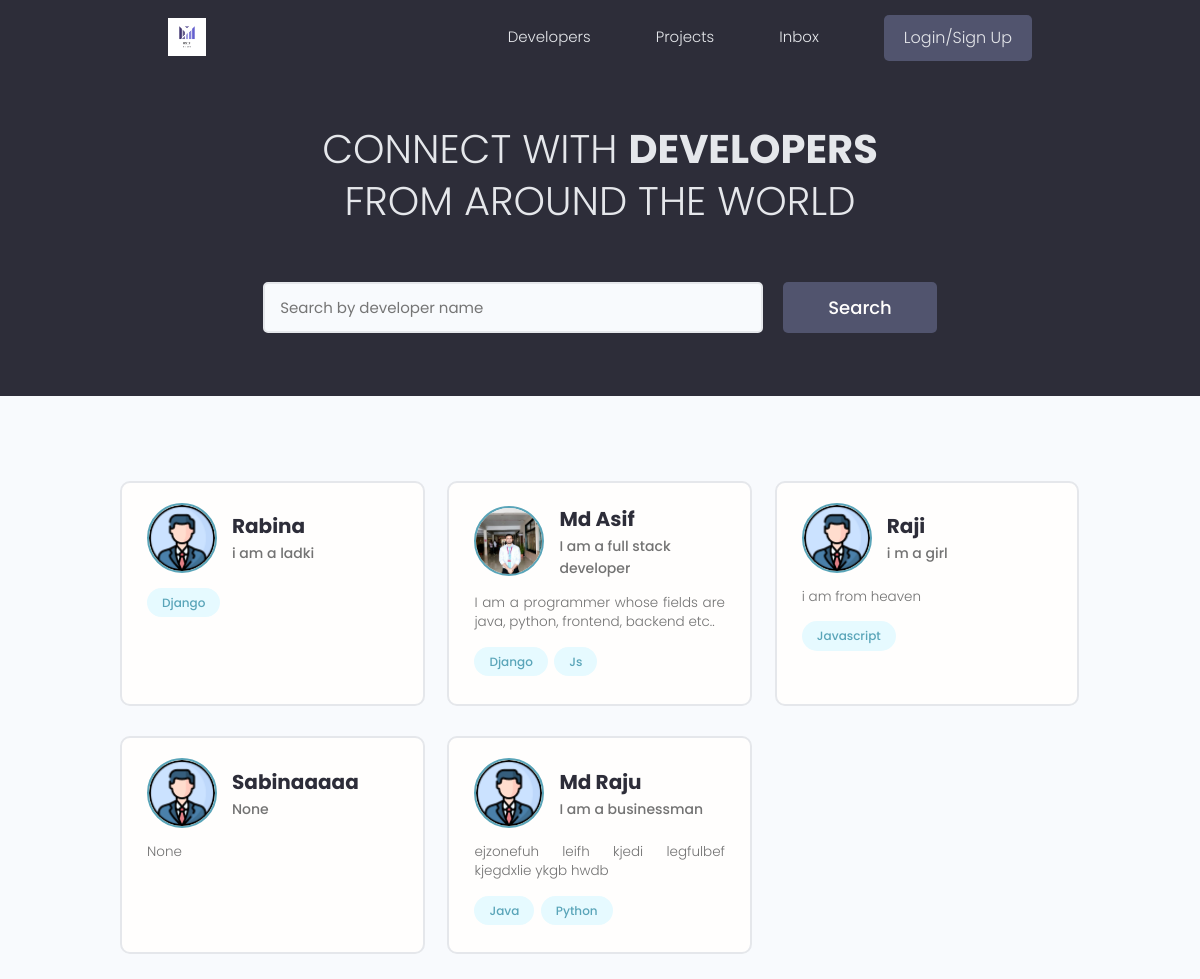
The page / on the database its author committed.
### users/models.py (models this page shows, shortened)
class Profiles(models.Model):
    user = models.OneToOneField(User, on_delete=models.CASCADE,null=True,blank=True)
    name = models.CharField(max_length=200,null=True,blank=True)
    email = models.EmailField(max_length=500,null=True,blank=True)
    username = models.CharField(max_length=200,null=True,blank=True)
    location = models.CharField(max_length=200, blank=True, null=True)
    short_into = models.CharField(max_length=200,null=True,blank=True)
    bio = models.TextField(null=True,blank=True)
    profile_image = models.ImageField(null=True,blank=True,upload_to='profiles/',default="profiles/profile.png")
    social_github = models.CharField(max_length=200,null=True,blank=True)
    social_twitter = models.CharField(max_length=200,null=True,blank=True)
    social_linkedin = models.CharField(max_length=200,null=True,blank=True)
    social_youtube = models.CharField(max_length=200,null=True,blank=True)
    social_website = models.CharField(max_length=200,null=True,blank=True)
    created = models.DateTimeField(auto_now_add=True)
    id = models.UUIDField(default=uuid.uuid4,unique=True, primary_key=True,editable=False)

class Skill(models.Model):
    owner = models.ForeignKey(Profiles, on_delete=models.CASCADE, null=True, blank=True)
    name = models.CharField(max_length=200, blank=True, null=True)
    description = models.TextField(null=True, blank=True)
    created = models.DateTimeField(auto_now_add=True)
    id = models.UUIDField(default=uuid.uuid4, unique=True,
                          primary_key=True, editable=False)
    def __str__(self):
        return str(self.name)

### users/views.py (the view)
# urls.py: path('', views.profiles, name="profiles"),
def profiles(request):
    search_query = ''
    if request.GET.get('search_query'):
         search_query = request.GET.get('search_query')
    skills = Skill.objects.filter(name__icontains = search_query)
    profiles = Profiles.objects.distinct().filter(
        Q(name__icontains = search_query) | Q(short_into__icontains = search_query) | Q(skill__in = skills) )
    context = {'profiles':profiles}
    return render(request,'users/profiles.html',context)

### users/templates/users/profiles.html (shortened to what this page needs)
{% extends 'main.html' %}
{% block content %}
<main class="home">
    <section class="hero-section text-center">
        <div class="container container--narrow">
            <div class="hero-section__box">
                <h2>CONNECT WITH <span>DEVELOPERS</span></h2>
                <h2>FROM AROUND THE WORLD</h2>
            </div>
            <div class="hero-section__search">
                <form id="searchForm" class="form" action="{% url 'profiles' %}" method="get">
                    <div class="form__field">
                        <input class="input input--text" id="formInput#search" type="text" name="search_query"
                            value="{{search_query}}" placeholder="Search by developer name" />
                    </div>
                    <input class="btn btn--sub btn--lg" type="submit" value="Search" />
                </form>
            </div>
        </div>
    </section>
    <section class="devlist">
        <div class="container">
            <div class="grid grid--three">
                {% for profile in profiles %}
                <div class="column card">
                    <div class="dev">
                        <a href="{% url 'user-profile' profile.id %}" class="card__body">
                            <div class="dev__profile">
                                <img class="avatar avatar--md" src="{{ profile.profile_image.url }}" alt="image" />
                                <div class="dev__meta">
                                    <h3>{{profile.name}}</h3>
                                    <h5>{{profile.short_into|slice:"60"}}</h5>
                                </div>
                            </div>
                            <p class="dev__info">{{profile.bio|slice:"150"}}</p>
                            <div class="dev__skills">
                                {% for skill in profile.skill_set.all|slice:"5" %}
                                <span class="tag tag--pill tag--main">
                                    <small>{{skill}}</small>
                                </span>
                                {% endfor %}
                            </div>
                        </a>
                    </div>
                </div>
                {% endfor %}
            </div>
        </div>
    </section>
</main>
{% endblock content %}

### static/styles/app.css (style rules this page uses)
:root { --color-sub: #2d2d39; }
.btn--sub { background-color: var(--color-sub-light); }
.card { border: 2px solid var(--color-light); }
img { width: 100%; }
.hero-section { height: 40vh; display: flex; align-items: center; background-color: var(--color-sub); }
.hero-section__box { margin-bottom: 4rem; }
.hero-section__box > h2, .hero-section__box > h2 > span { font-size: 4rem; color: var(--color-light); line-height: 1.3; text-transform: uppercase; }
.hero-section__box > h2 { font-weight: 300; }
.hero-section__box > h2 > span { font-weight: 700; }
.hero-section__search > .form { display: flex; align-items: center; justify-content: center; gap: 2rem; }
.hero-section__search > .form input.input--text { width: 50rem; }
.devlist { margin-top: 8rem; }
.devlist .grid { align-items: stretch; }
.devlist .dev .dev__profile { display: flex; align-items: center; gap: 1.5rem; }
.devlist .dev .dev__meta h3 { color: var(--color-sub); font-size: 2rem; font-weight: 700; }
.devlist .dev .dev__meta h5 { color: var(--color-text); font-size: 1.4rem; font-weight: 500; }
.devlist .dev .dev__info { margin: 1.5rem 0; font-size: 1.35rem; line-height: 1.4; text-align: justify; }

### static/uikit/styles/modules/_variables.css (style rules this page uses)
:root { --color-main: #5aa5b9; --color-main-light: #e6faff; --color-sub: #3f4156; --color-sub-light: #51546e; --color-sub-lighter: #ededfd; --color-text: #737373; --color-gray: #8b8b8b; --color-light: #e5e7eb; --color-light-gray: #767676; --color-bg: #f8fafd; --color-white: #fffefd; --color-white-light: #f3f3f3; --color-success: #359e64; --color-success-bg: #def8e8; --color-error: #fc4b0b; --color-error-bg: #fff2ee; --font-base: 'Poppins', arial, helvetica, 'Segoe UI', roboto, ubuntu, sans-serif; --font-monospace: 'Fira Code', 'Courier New', courier, monospace; --font-regular: 300; --font-medium: 500; --font-bold: 700; --generic-shadow: 1px 1px 5px #00000010; --generic-transition: all 0.3s ease-in-out; }

### static/uikit/styles/modules/_base.css (style rules this page uses)
* { margin: 0; padding: 0; box-sizing: border-box; text-rendering: optimizeLegibility; color: inherit; font-size: inherit; }
html { font-size: 50%; }
@media only screen and (min-width: 480px) { html { font-size: 56.25%; } }
@media only screen and (min-width: 1200px) { html { font-size: 62.5%; } }
body { line-height: 1.6; font-weight: 400; font-size: 1.5rem; color: var(--color-text); background-color: var(--color-bg); min-height: 100vh; }

### static/uikit/styles/modules/_typography.css (style rules this page uses)
* { font-family: var(--font-base); }
h2 { font-size: 3.6rem; font-weight: var(--font-bold); }
h3 { font-size: 3.2rem; font-weight: var(--font-medium); }
h5 { font-size: 2.4rem; font-weight: var(--font-medium); }
h5, h6 { font-weight: var(--font-regular); }
p, span, strong { font-size: 1.6rem; color: var(--color-text); font-weight: var(--font-regular); }
a { padding-bottom: 2px; text-decoration: none; display: inline-block; color: var(--color-main); font-weight: var(--font-medium); }

### static/uikit/styles/modules/_utilities.css (style rules this page uses)
.container { width: 92%; max-width: 165rem; margin: 0 auto; box-sizing: border-box; }
.container--narrow { width: 92%; max-width: 120rem; }
@media screen and (min-width: 1000px) { .container { width: 90%; } }
@media screen and (min-width: 1000px) { .container--narrow { width: 85%; } }
@media screen and (min-width: 1200px) { .container { width: 80%; } }
@media screen and (min-width: 1200px) { .container--narrow { width: 72%; } }
.text-center { text-align: center; }

### static/uikit/styles/modules/_avatar.css (style rules this page uses)
.avatar { border-radius: 50%; border: 2px solid var(--color-main); object-fit: cover; }
.avatar--md { height: 7rem; width: 7rem; }

### static/uikit/styles/modules/_button.css (style rules this page uses)
.btn { display: inline-block; position: relative; cursor: pointer; background-color: var(--color-light); font-weight: var(--font-medium); color: var(--color-sub); text-decoration: none; padding: 1rem 2rem; border-radius: 0.5rem; border: none; width: -webkit-fit-content; width: -moz-fit-content; width: fit-content; height: -webkit-fit-content; height: -moz-fit-content; height: fit-content; font-size: 1.6rem; outline-width: 0; outline-color: transparent; -webkit-backface-visibility: hidden; backface-visibility: hidden; transition: all 0.3s ease-in-out; }
.btn--sub { background-color: var(--color-sub); color: var(--color-white); }
.btn--lg { font-size: 1.8rem; padding: 1.2rem 4.5rem; }

### static/uikit/styles/modules/_card.css (style rules this page uses)
.card { border-radius: 1rem; background-color: var(--color-white); border: 1.5px solid var(--color-light); width: auto; height: auto; margin-top: 0.5rem; margin-bottom: 0.5rem; overflow: hidden; }
.card__body, .card__header { padding: 2rem 2.5rem; }

### rows shown on the page
Profiles: profile_image (placeholder picture), name "Rabina", short_into "i am a ladki"
Skill: name "Django"
Profiles: profile_image (picture), name "Md Asif", short_into "I am a full stack developer", bio "I am a programmer whose fields are java, python, frontend, backend etc.."
Skill: name "Django"
Skill: name "Js"
Profiles: profile_image (placeholder picture), name "Raji", short_into "i m a girl", bio "i am from heaven"
Skill: name "Javascript"
Profiles: profile_image (placeholder picture), name "Sabinaaaaa", short_into "None", bio "None"
Profiles: profile_image (placeholder picture), name "Md Raju", short_into "I am a businessman", bio "ejzonefuh leifh kjedi legfulbef kjegdxlie ykgb hwdb"
Skill: name "Java"
Skill: name "Python"
